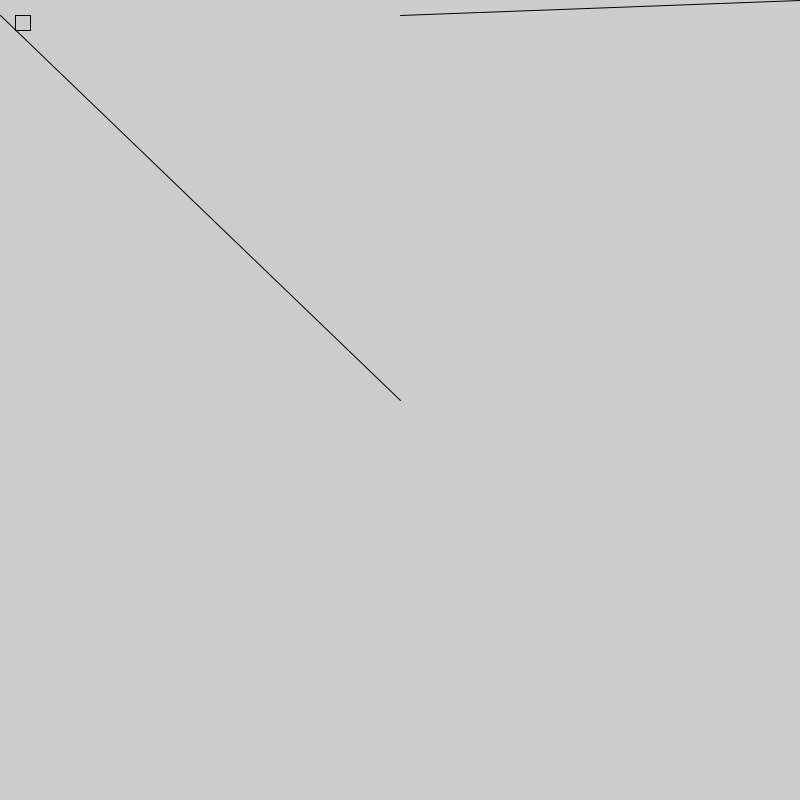
Frame 1 (no input)
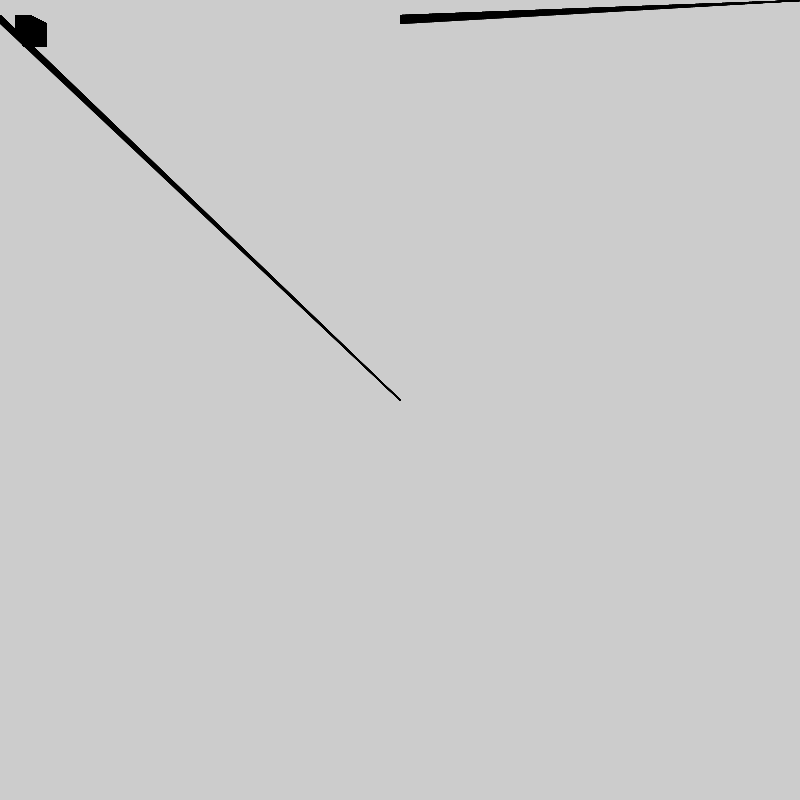
Frame 60 (the mouse pressed at the canvas centre just before this capture)
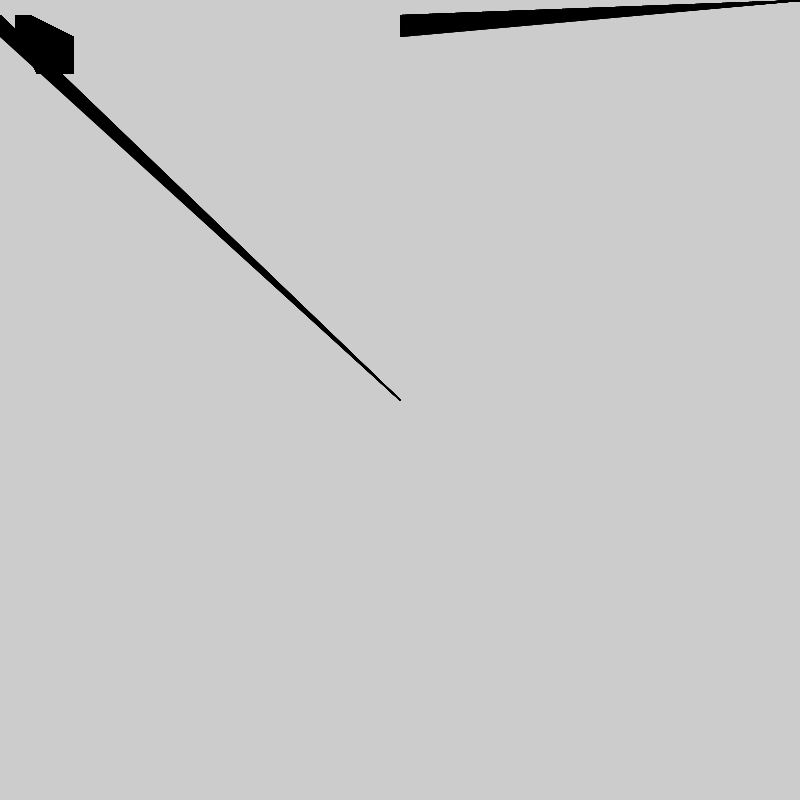
Frame 120 (the mouse held since frame 60 and released just before this capture)

The Processing sketch that drew these frames (run headless with seeded random() and noise(); from frame 60 on, the mouse is pressed at the canvas centre):

// Processing sketch: processing_157941
// ── processing_157941.pde

int verde =(220000);
float aga =15;
void setup(){
  size(800,800);
  }
void draw(){
  aga=aga*1.0075;
  verde=verde*2;
  fill(verde);
  rect(aga,aga,aga,aga);
  line(width/2,height/2,0,aga);
   line(width,0,width/2,aga);
}
